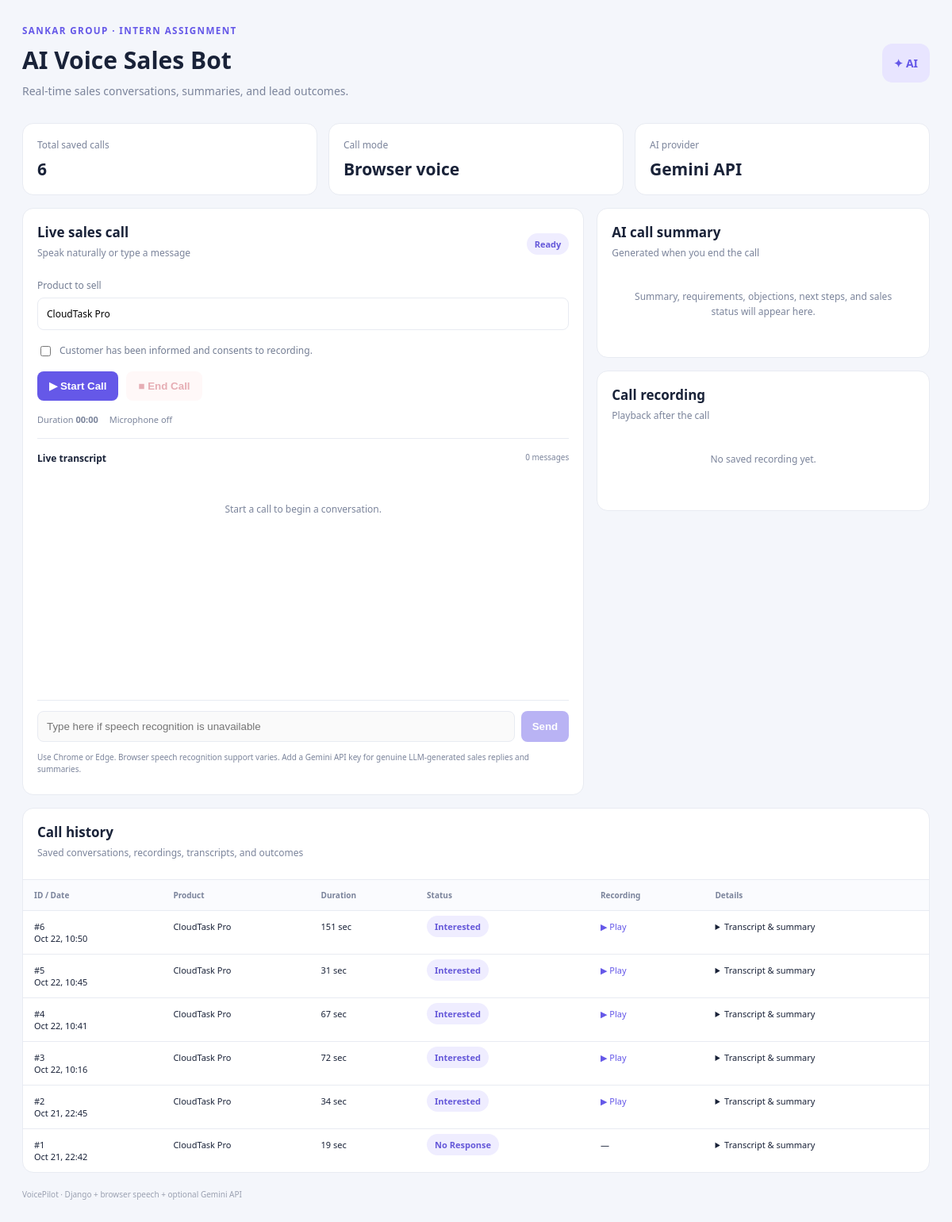
The page / on the database its author committed.
### bot/models.py (models this page shows)
class Call(models.Model):
    STATUSES = [(s,s) for s in ["Converted","Interested","Follow-up Required","Not Interested","Demo Requested","No Response"]]
    created_at = models.DateTimeField(auto_now_add=True)
    duration_seconds = models.PositiveIntegerField(default=0)
    product_name = models.CharField(max_length=120, default="CloudTask Pro")
    transcript = models.JSONField(default=list, blank=True)
    summary = models.TextField(blank=True)
    requirements = models.TextField(blank=True)
    objections = models.TextField(blank=True)
    next_steps = models.TextField(blank=True)
    sales_status = models.CharField(max_length=30, choices=STATUSES, default="No Response")
    recording = models.FileField(upload_to="recordings/", blank=True)
    recording_consent = models.BooleanField(default=False)

### bot/views.py (the view)
# urls.py: urlpatterns = [path("", views.home), path("api/start/", views.start), path("api/message/<int:pk>/", views.message), path("api/finish/<int:pk>/", views.finish), path("api/recording/<int:pk>/", views.re
def home(request):
    return render(request, "home.html", {"calls":Call.objects.order_by("-created_at")[:25], "total":Call.objects.count()})

### templates/home.html
<!doctype html><html lang="en"><head><meta charset="utf-8"><meta name="viewport" content="width=device-width,initial-scale=1"><title>VoicePilot AI Sales</title><link rel="stylesheet" href="/static/style.css"></head><body><main class="wrap"><header><div><small>SANKAR GROUP · INTERN ASSIGNMENT</small><h1>AI Voice Sales Bot</h1><p>Real-time sales conversations, summaries, and lead outcomes.</p></div><span class="logo">✦ AI</span></header><section class="metrics"><div><small>Total saved calls</small><b>{{ total }}</b></div><div><small>Call mode</small><b>Browser voice</b></div><div><small>AI provider</small><b>Gemini API</b></div></section><section class="grid"><div class="card"><div class="head"><div><h2>Live sales call</h2><p>Speak naturally or type a message</p></div><span id="status" class="badge">Ready</span></div><label>Product to sell<input id="product" value="CloudTask Pro"></label><label class="consent"><input id="consent" type="checkbox"> Customer has been informed and consents to recording.</label><div class="buttons"><button id="start">▶ Start Call</button><button id="end" disabled>■ End Call</button></div><div class="meta"><span>Duration <b id="duration">00:00</b></span><span id="mic">Microphone off</span></div><div class="chat-title">Live transcript <small id="count">0 messages</small></div><div id="chat" class="chat"><div class="empty">Start a call to begin a conversation.</div></div><div class="composer"><input id="typed" placeholder="Type here if speech recognition is unavailable" disabled><button id="send" disabled>Send</button></div><p class="note">Use Chrome or Edge. Browser speech recognition support varies. Add a Gemini API key for genuine LLM-generated sales replies and summaries.</p></div><div class="right"><div class="card"><h2>AI call summary</h2><p class="sub">Generated when you end the call</p><div id="sumEmpty" class="empty">Summary, requirements, objections, next steps, and sales status will appear here.</div><div id="summary" class="hidden"><div class="statusline">Sales status <b id="salesStatus" class="badge"></b></div><h3>Summary</h3><p id="sum"></p><h3>Requirements</h3><p id="req"></p><h3>Objections</h3><p id="obj"></p><h3>Next steps</h3><p id="next"></p></div></div><div class="card"><h2>Call recording</h2><p class="sub">Playback after the call</p><p id="recordEmpty" class="empty">No saved recording yet.</p><audio id="player" controls class="hidden"></audio><a id="recordLink" class="hidden" target="_blank">Open recording</a></div></div></section><section class="card history"><div class="head"><div><h2>Call history</h2><p>Saved conversations, recordings, transcripts, and outcomes</p></div></div><div class="tablewrap"><table><thead><tr><th>ID / Date</th><th>Product</th><th>Duration</th><th>Status</th><th>Recording</th><th>Details</th></tr></thead><tbody>{% for c in calls %}<tr><td>#{{ c.id }}<br>{{ c.created_at|date:"M d, H:i" }}</td><td>{{ c.product_name }}</td><td>{{ c.duration_seconds }} sec</td><td><span class="badge">{{ c.sales_status }}</span></td><td>{% if c.recording %}<a href="{{ c.recording.url }}" target="_blank">▶ Play</a>{% else %}—{% endif %}</td><td><details><summary>Transcript & summary</summary><p>{{ c.summary }}</p><p>{{ c.transcript|pprint }}</p></details></td></tr>{% empty %}<tr><td colspan="6">No calls saved yet.</td></tr>{% endfor %}</tbody></table></div></section><footer>VoicePilot · Django + browser speech + optional Gemini API</footer></main><script src="/static/app.js"></script></body></html>

### static/style.css (style rules this page uses)
:root { --ink:#192238;--muted:#7b849b;--line:#e8ebf2;--purple:#6558e8;--bg:#f4f6fb }
* { box-sizing:border-box }
body { margin:0;background:var(--bg);font:14px system-ui,Segoe UI,sans-serif;color:var(--ink) }
.wrap { max-width:1280px;margin:auto;padding:28px }
header,.head,.meta,.statusline,footer { display:flex;justify-content:space-between;align-items:center;gap:14px }
header { margin-bottom:24px }
header small { color:var(--purple);font-weight:800;letter-spacing:1.4px }
h1 { font-size:30px;margin:8px 0 }
h2 { font-size:17px;margin:0 }
p { color:var(--muted);line-height:1.5;margin:6px 0 }
.logo { background:#e8e5ff;color:var(--purple);border-radius:13px;padding:15px;font-weight:800 }
.metrics { display:grid;grid-template-columns:repeat(3,1fr);gap:14px;margin-bottom:16px }
.metrics>div,.card { background:white;border:1px solid var(--line);border-radius:14px;padding:18px }
.metrics small,.sub { display:block;color:var(--muted);font-size:12px }
.metrics b { display:block;font-size:21px;margin-top:8px }
.grid { display:grid;grid-template-columns:1.35fr .8fr;gap:16px;align-items:start }
.right { display:grid;gap:16px }
.head p { font-size:12px }
.badge { background:#efedff;color:#6558d9;border-radius:20px;padding:6px 10px;font-size:11px;font-weight:750;white-space:nowrap }
label { display:block;color:#737d93;font-size:12px;margin-top:17px }
label>input:not([type=checkbox]) { display:block;width:100%;padding:11px;border:1px solid var(--line);border-radius:8px;margin-top:7px;font:inherit }
.consent { display:flex;align-items:flex-start;gap:8px;line-height:1.5 }
.buttons { display:flex;gap:10px;margin:16px 0 }
button { cursor:pointer;border:0;border-radius:8px;padding:11px 15px;font-weight:750;background:var(--purple);color:white }
button:disabled { opacity:.45;cursor:not-allowed }
#end { background:#fff0f1;color:#c94b5a }
.meta { justify-content:flex-start;color:var(--muted);font-size:11px;padding:0 0 16px;border-bottom:1px solid var(--line) }
.chat-title { display:flex;justify-content:space-between;font-weight:750;font-size:12px;margin:16px 0 }
.chat-title small { color:var(--muted);font-weight:400 }
.chat { height:280px;overflow:auto;display:flex;flex-direction:column;gap:12px }
.empty { padding:30px 16px;text-align:center;color:var(--muted);font-size:12px;line-height:1.6 }
.composer { display:flex;gap:8px;border-top:1px solid var(--line);padding-top:13px }
.composer input { flex:1;min-width:0;padding:11px;border:1px solid var(--line);border-radius:8px }
.composer button { padding:10px 14px }
.note { font-size:10px;margin-top:12px }
.right .card { min-width:0 }
.history { margin-top:16px;padding-bottom:0 }
.tablewrap { overflow:auto;margin:18px -18px 0 }
table { border-collapse:collapse;width:100%;text-align:left;font-size:11px }
th,td { border-top:1px solid var(--line);padding:12px 14px;vertical-align:top }
th { color:var(--muted);background:#fafbfe;font-size:10px }
td a,a { color:var(--purple);text-decoration:none }
details { max-width:260px;white-space:normal }
summary { cursor:pointer }
footer { padding:20px 0;color:#9ba1b1;font-size:10px }

### rows shown on the page
Call: id "6", created_at "Oct 22, 10:50", product_name "CloudTask Pro", duration_seconds "151", sales_status "Interested"
Call: id "5", created_at "Oct 22, 10:45", product_name "CloudTask Pro", duration_seconds "31", sales_status "Interested"
Call: id "4", created_at "Oct 22, 10:41", product_name "CloudTask Pro", duration_seconds "67", sales_status "Interested"
Call: id "3", created_at "Oct 22, 10:16", product_name "CloudTask Pro", duration_seconds "72", sales_status "Interested"
Call: id "2", created_at "Oct 21, 22:45", product_name "CloudTask Pro", duration_seconds "34", sales_status "Interested"
Call: id "1", created_at "Oct 21, 22:42", product_name "CloudTask Pro", duration_seconds "19", sales_status "No Response"

### other values the page prints
{{ total }} "6"
